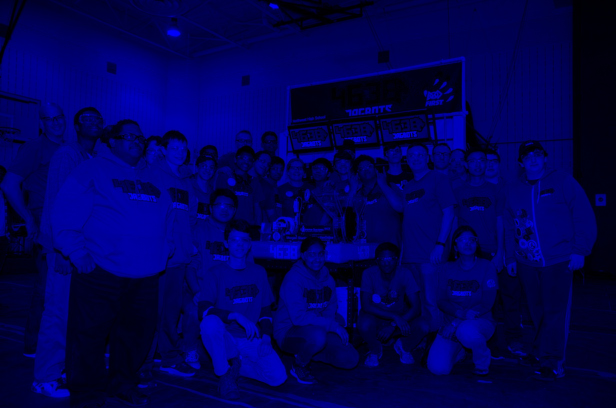
//> input picture images/BlueTeam.jpg, 1232 x 816 px (shown at 1/2 size)
$ ./main ../../images/BlueTeam.jpg   (built with g++ and OpenCV 4)
//> lines starting //> are read from the running program, lines starting //| are printed output that depends on the picture; after the words box and inside, x2 and y2 are one past the last pixel; in counts of white or black regions, pixels touching at a corner belong together
#include <opencv2/core.hpp>
#include <opencv2/imgcodecs.hpp>
#include <opencv2/highgui.hpp>
#include <opencv2/imgproc.hpp>
#include <iostream>
#include <ctime>
using namespace cv;
using namespace std;

void printTopText(cv::Mat targetImage, cv::String &text, cv::Scalar color = cv::Scalar(255, 255, 255, 0)) {
	cv::rectangle(targetImage, cv::Rect(8, 0, targetImage.cols - 8, 25), cv::Scalar(0, 0, 0, 0), -1);
	cv::putText(targetImage, text, cv::Point(8, 18), 0, 0.5, color);
}

int main(int argc, char** argv)
{
	std::clock_t timer;
	cv::RNG rng(0xFFFFFFFF);
	const char coolLookingDelay = true;
	const int delayTime = 1; //higher = longer delay per line, lower = shorter delay per line
	const int delayFrequency = 2; //higher = less lines trigger a delay, lower = more lines trigger a delay

	if (argc != 2)
	{
		cout << "Missing input image argument" << endl;
		return -1;
	}

	Mat inputImage, outputImage, displayImage;
	inputImage = imread(argv[1], IMREAD_COLOR); // Read the file
//> inputImage is the input picture: 816 rows x 1232 cols, CV_8UC3; mean B, G, R 84.7, 0.4, 0.5
	if (inputImage.empty()) // Check for invalid input
	{
		cout << "Could not open or find the input image" << std::endl;
		return -1;
	}
	outputImage = Mat::zeros(inputImage.size(), inputImage.type());
	displayImage = Mat::zeros(inputImage.rows + 40, (2 * inputImage.cols) + 10 + 20, inputImage.type());
	Rect roiImageAreaOne(Rect(10, 30, inputImage.cols, inputImage.rows));
//> roiImageAreaOne = Rect(10, 30, 1232, 816)
	Rect roiImageAreaTwo(Rect(inputImage.cols + 20, 30, inputImage.cols, inputImage.rows));
//> roiImageAreaTwo = Rect(1252, 30, 1232, 816)
	inputImage.copyTo(displayImage(roiImageAreaOne));
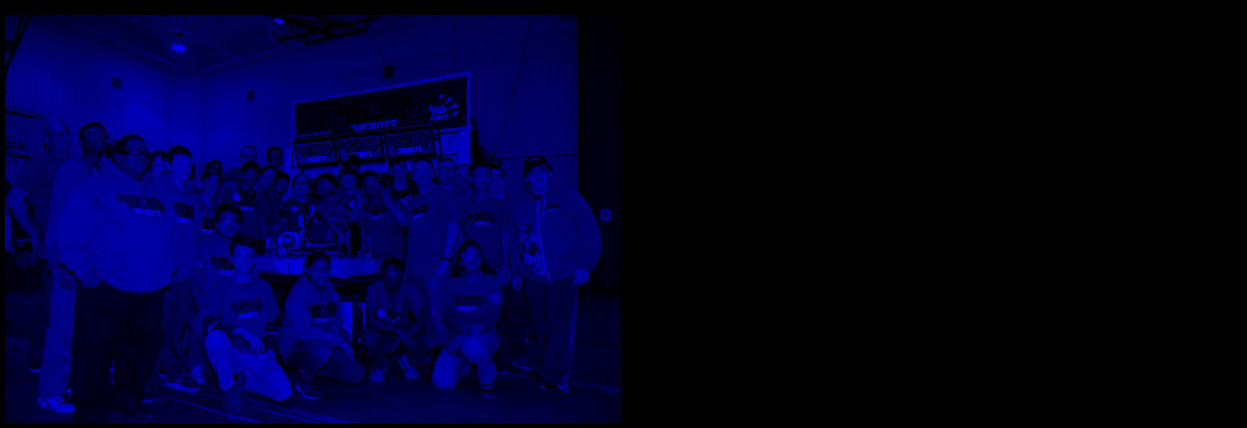
//> displayImage: 856 rows x 2494 cols, CV_8UC3 (shown at 1/2 size); mean B, G, R 39.9, 0.2, 0.2

	namedWindow("Hello OpenCV", WINDOW_AUTOSIZE); // Create a window for display

	int x, y, c, i; //BGRA (0=BLUE, 1=GREEN, 2=RED, 3=ALPHA/TRANSPARENCY) color scheme

	printTopText(displayImage, cv::String("Press any key to start analysis."));
//> in printTopText, `cv::putText(targetImage, text, cv::Point(8, 18), 0, 0.5, color);`: targetImage: 856 rows x 2494 cols, CV_8UC3; 495 pixels changed, all inside (x1, y1, x2, y2) = (10, 7, 261, 23)
	imshow("Hello OpenCV", displayImage);
	waitKey(0);

	/*
	The following "show green" and "show red" sections are literally just for show,
	and can probably be removed without any major effect on the program functionality itself.
	*/

	//Show green
	printTopText(displayImage, cv::String("Extracting green color layer..."));
//> in printTopText (call 2), `cv::putText(targetImage, text, cv::Point(8, 18), 0, 0.5, color);`: targetImage: 856 rows x 2494 cols, CV_8UC3; 464 pixels changed, all inside (x1, y1, x2, y2) = (10, 7, 243, 23)
	for (y = 0; y < inputImage.rows; y++) {
		for (x = 0; x < inputImage.cols; x++) {
			for (c = 0; c < 3; c++) {
				outputImage.at<Vec3b>(y, x)[c] =
					(inputImage.at<Vec3b>(y, x)[1]);
			}
		}
		if (y % delayFrequency == 0) {
			inputImage.copyTo(displayImage(roiImageAreaOne));
			if (y < inputImage.rows - 5)
				cv::line(displayImage, cv::Point(10, 30 + y),
						 cv::Point(inputImage.cols + 9, 30 + y), cv::Scalar(255, 255, 255, 0));
			outputImage.copyTo(displayImage(roiImageAreaTwo));
			imshow("Hello OpenCV", displayImage);
			if (coolLookingDelay) waitKey(delayTime);
		}
	}
//> this loop made 816 passes
//> pass 1, `imshow("Hello OpenCV", displayImage);`:
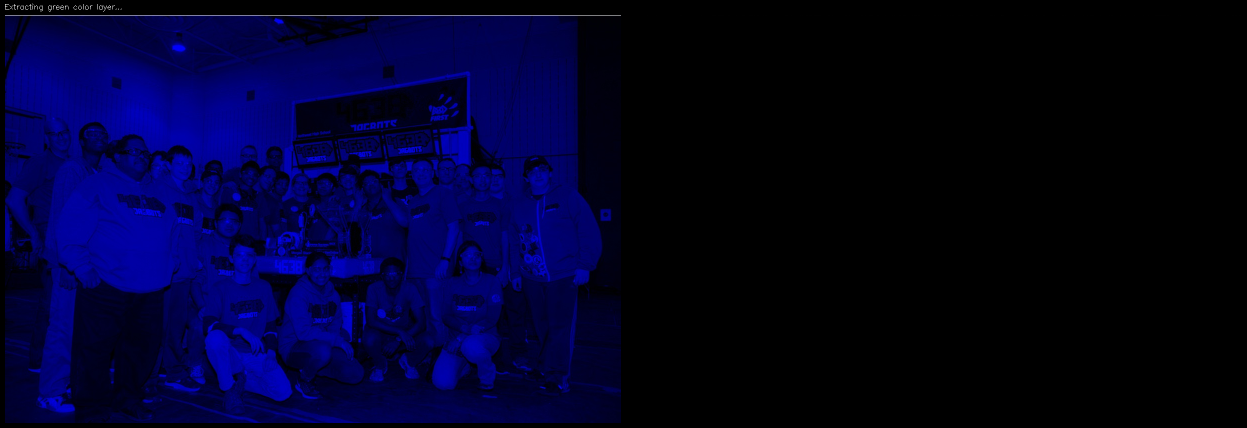
//> window 'Hello OpenCV': 856 rows x 2494 cols, CV_8UC3 (shown at 1/2 size); mean B, G, R 40, 0.4, 0.4
//> after the loop:
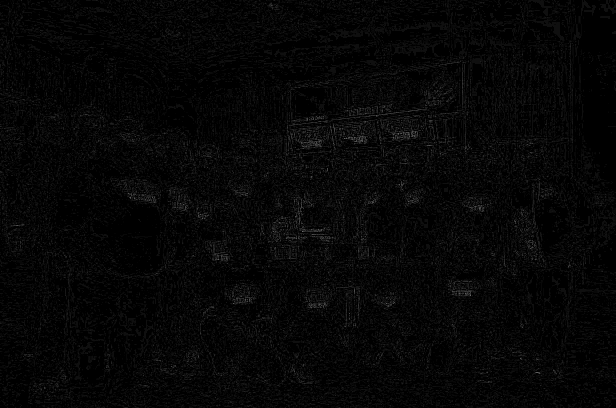
//> outputImage: 816 rows x 1232 cols, CV_8UC3 (shown at 1/2 size); min 0, max 17, mean 0.393; drawn with min black and max white
//> after the loop: displayImage: 856 rows x 2494 cols, CV_8UC3; mean B, G, R 40.1, 0.4, 0.5

	//Show red
	printTopText(displayImage, cv::String("Extracting red color layer..."));
//> in printTopText (call 3), `cv::rectangle(targetImage, cv::Rect(8, 0, targetImage.cols - 8, 25), c..`: targetImage: 856 rows x 2494 cols, CV_8UC3; mean B, G, R 40.1, 0.4, 0.4
//> in printTopText (call 3), `cv::putText(targetImage, text, cv::Point(8, 18), 0, 0.5, color);`: targetImage: 856 rows x 2494 cols, CV_8UC3; mean B, G, R 40.1, 0.4, 0.5
	for (y = 0; y < inputImage.rows; y++) {
		for (x = 0; x < inputImage.cols; x++) {
			for (c = 0; c < 3; c++) {
				outputImage.at<Vec3b>(y, x)[c] =
					(inputImage.at<Vec3b>(y, x)[2]);
			}
		}
		if (y % delayFrequency == 0) {
			inputImage.copyTo(displayImage(roiImageAreaOne));
			if(y < inputImage.rows - 5)
				cv::line(displayImage, cv::Point(10, 30 + y),
					cv::Point(inputImage.cols + 9, 30 + y), cv::Scalar(255, 255, 255, 0));
			outputImage.copyTo(displayImage(roiImageAreaTwo));
			imshow("Hello OpenCV", displayImage);
			if (coolLookingDelay) waitKey(delayTime);
		}
	}

	//Show subtracted
	printTopText(displayImage, cv::String("Subtracting..."));
//> in printTopText (call 4), `cv::rectangle(targetImage, cv::Rect(8, 0, targetImage.cols - 8, 25), c..`: targetImage: 856 rows x 2494 cols, CV_8UC3; mean B, G, R 40.1, 0.4, 0.5
//> in printTopText (call 4), `cv::putText(targetImage, text, cv::Point(8, 18), 0, 0.5, color);`: targetImage: 856 rows x 2494 cols, CV_8UC3; mean B, G, R 40.1, 0.4, 0.5
	for (y = 0; y < inputImage.rows; y++) {
		for (x = 0; x < inputImage.cols; x++) {
			for (c = 0; c < 3; c++) {
				outputImage.at<Vec3b>(y, x)[c] =
					saturate_cast<uchar>((inputImage.at<Vec3b>(y, x)[1]) - (inputImage.at<Vec3b>(y, x)[2]));
			}
		}
		if (y % delayFrequency == 0) {
			outputImage.copyTo(displayImage(roiImageAreaTwo));
			imshow("Hello OpenCV", displayImage);
			if (coolLookingDelay) waitKey(delayTime);
		}
	}

	//apply blur
	printTopText(displayImage, cv::String("Applying median blur..."));
//> in printTopText (call 5), `cv::rectangle(targetImage, cv::Rect(8, 0, targetImage.cols - 8, 25), c..`: targetImage: 856 rows x 2494 cols, CV_8UC3; mean B, G, R 40, 0.3, 0.3
//> in printTopText (call 5), `cv::putText(targetImage, text, cv::Point(8, 18), 0, 0.5, color);`: targetImage: 856 rows x 2494 cols, CV_8UC3; mean B, G, R 40, 0.3, 0.4
	cv::Mat blurOutputBufferImage = cv::Mat(outputImage.rows, outputImage.cols, outputImage.type());
	cv::medianBlur(outputImage, blurOutputBufferImage, 5);
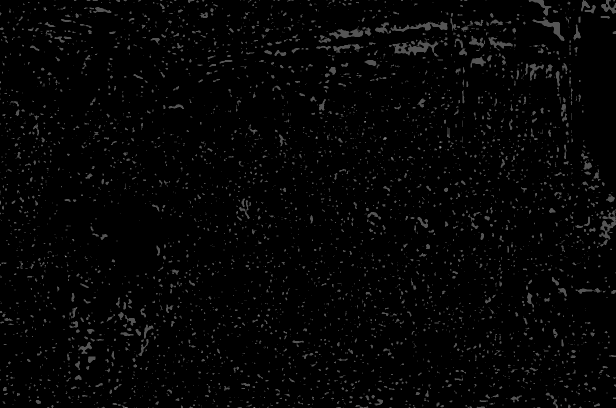
//> blurOutputBufferImage: 816 rows x 1232 cols, CV_8UC3 (shown at 1/2 size); min 0, max 3, mean 0.0584; drawn with min black and max white
	for (y = 0; y < inputImage.rows; y++) {
		for (x = 0; x < inputImage.cols; x++) {
			outputImage.at<Vec3b>(y, x) = blurOutputBufferImage.at<Vec3b>(y, x);
		}
		if (y % delayFrequency == 0) {
			outputImage.copyTo(displayImage(roiImageAreaTwo));
			if (y < inputImage.rows - 5)
				cv::line(displayImage, cv::Point(roiImageAreaTwo.x, 30 + y),
						 cv::Point(roiImageAreaTwo.x + roiImageAreaTwo.width - 1, 30 + y), cv::Scalar(255, 255, 255, 0));
			imshow("Hello OpenCV", displayImage);
			if (coolLookingDelay) waitKey(delayTime);
		}
	}
//> this loop made 816 passes
//> pass 1, `imshow("Hello OpenCV", displayImage);`:
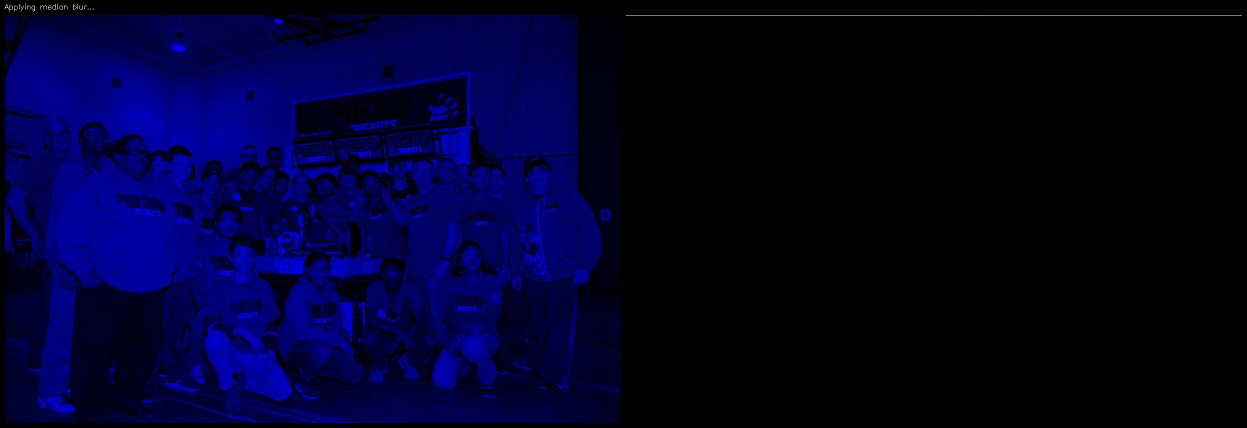
//> window 'Hello OpenCV': 856 rows x 2494 cols, CV_8UC3 (shown at 1/2 size); mean B, G, R 40.2, 0.5, 0.5
//> after the loop: displayImage: 856 rows x 2494 cols, CV_8UC3; mean B, G, R 39.9, 0.3, 0.3

	printTopText(displayImage, cv::String("Image processing complete. Press any key to exit."));
//> in printTopText (call 6), `cv::rectangle(targetImage, cv::Rect(8, 0, targetImage.cols - 8, 25), c..`: targetImage: 856 rows x 2494 cols, CV_8UC3; mean B, G, R 39.9, 0.2, 0.3
//> in printTopText (call 6), `cv::putText(targetImage, text, cv::Point(8, 18), 0, 0.5, color);`: targetImage: 856 rows x 2494 cols, CV_8UC3; mean B, G, R 40, 0.3, 0.4
	inputImage.copyTo(displayImage(roiImageAreaOne));
	outputImage.copyTo(displayImage(roiImageAreaTwo));
//> displayImage: 856 rows x 2494 cols, CV_8UC3; mean B, G, R 40, 0.3, 0.4
	imshow("Hello OpenCV", displayImage);

	while (1) {
		printTopText(displayImage, cv::String("Image processing complete. Press any key to exit."));
//> in printTopText (call 7), `cv::rectangle(targetImage, cv::Rect(8, 0, targetImage.cols - 8, 25), c..`: targetImage: 856 rows x 2494 cols, CV_8UC3; mean B, G, R 39.9, 0.2, 0.3
		imshow("Hello OpenCV", displayImage);
		if (waitKey(400) != -1) break;
//> the Esc key is pressed
		printTopText(displayImage, cv::String(""));
		imshow("Hello OpenCV", displayImage);
		if (waitKey(400) != -1) break;
	}

	return 0;
}
